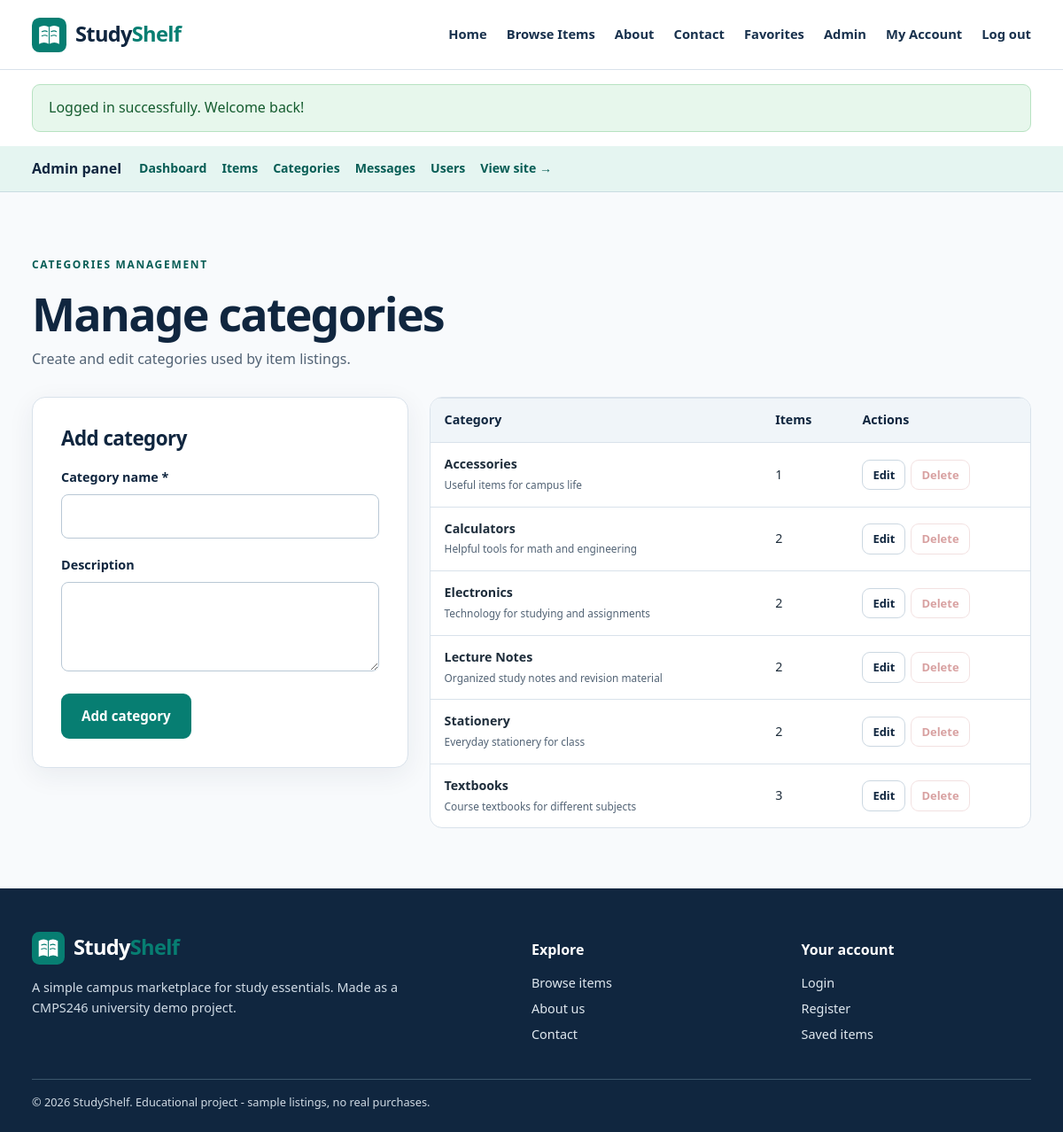
Screenshot of /admin/categories.php (signed in) with the database file from the repository.
### tables this page shows
CREATE TABLE categories (
    id INT AUTO_INCREMENT PRIMARY KEY,
    name VARCHAR(80) NOT NULL UNIQUE,
    description VARCHAR(255) NOT NULL DEFAULT '',
    created_at TIMESTAMP DEFAULT CURRENT_TIMESTAMP
);

### includes/functions.php (called while the page is built, shortened)
<?php
function e(?string $text): string
{
    return htmlspecialchars($text ?? '', ENT_QUOTES | ENT_SUBSTITUTE, 'UTF-8');
}
function url(string $path = ''): string
{
    return BASE_URL . ltrim($path, '/');
}
function get_categories(): array
{
    return db()->query('SELECT c.*, (SELECT COUNT(*) FROM items i WHERE i.category_id = c.id) AS item_count
                         FROM categories c ORDER BY c.name')->fetchAll();
}

### config/database.php (called while the page is built, shortened)
<?php
function db(): PDO
{
    try {
        $dsn = 'mysql:host=' . DB_HOST . ';port=' . DB_PORT . ';dbname=' . DB_NAME . ';charset=utf8mb4';
        $connection = new PDO($dsn, DB_USER, DB_PASS, [
            PDO::ATTR_ERRMODE => PDO::ERRMODE_EXCEPTION,
            PDO::ATTR_DEFAULT_FETCH_MODE => PDO::FETCH_ASSOC,
            PDO::ATTR_EMULATE_PREPARES => false
        ]);
        return $connection;
    } catch (PDOException $exception) {
        http_response_code(500);
        exit('Database connection failed. Please import database/studyshelf.sql and check config/database.php.');
    }
}

### admin/categories.php (the view, shortened to what this page needs)
<?php
$editing = null;
$categories = get_categories();
require __DIR__ . '/../includes/header.php';
require __DIR__ . '/../includes/admin_nav.php';
?>
<section class="section admin-section"><div class="container"><div class="section-top"><div><span class="eyebrow">CATEGORIES MANAGEMENT</span><h1>Manage categories</h1><p>Create and edit categories used by item listings.</p></div></div>
<div class="admin-two-column"><div class="form-card"><h2><?= $editing ? 'Edit category' : 'Add category' ?></h2>
<form method="post" action="<?= e(url('admin/categories.php')) ?>"><div class="form-group"><label for="name">Category name *</label><input id="name" name="name" required minlength="2" maxlength="80" value="<?= e($editing['name'] ?? '') ?>"></div><div class="form-group"><label for="description">Description</label><textarea id="description" name="description" maxlength="255" rows="3"></textarea></div><button class="btn btn-primary" type="submit"><?= $editing ? 'Save category' : 'Add category' ?></button></form></div>
<div class="admin-panel"><div class="table-scroll"><table><thead><tr><th scope="col">Category</th><th scope="col">Items</th><th scope="col">Actions</th></tr></thead><tbody><?php foreach ($categories as $category): ?><tr><td><strong><?= e($category['name']) ?></strong><br><small><?= e($category['description']) ?></small></td><td><?= (int)$category['item_count'] ?></td><td class="actions-cell"><a class="btn btn-small btn-outline" href="<?= e(url('admin/categories.php?edit=' . (int)$category['id'])) ?>">Edit</a><form method="post" action="<?= e(url('admin/categories.php')) ?>" data-confirm="Delete this empty category?"><?= csrf_field() ?><input type="hidden" name="action" value="delete"><input type="hidden" name="id" value="<?= (int)$category['id'] ?>"><button type="submit" class="btn btn-small btn-danger" <?= (int)$category['item_count'] > 0 ? 'disabled title="Remove its items first"' : '' ?>>Delete</button></form></td></tr><?php endforeach; ?></tbody></table></div></div></div>
</div></section>
<?php require __DIR__ . '/../includes/footer.php'; ?>

### assets/css/style.css (style rules this page uses)
:root { --navy: #18314d; --navy-dark: #10263f; --teal: #077e72; --teal-dark: #075d55; --mint: #e5f5f1; --cream: #fffaf0; --page: #ffffff; --pale: #f5f8fc; --text: #1e2d3b; --muted: #526375; --border: #d9e2eb; --danger: #ab3030; --radius: 14px; --shadow: 0 8px 30px rgba(23, 47, 72, .07); }
*, *::before, *::after { box-sizing: border-box; }
html { scroll-behavior: smooth; }
body { margin: 0; color: var(--text); background: var(--page); font: 16px/1.6 "Segoe UI", Tahoma, Arial, sans-serif; }
a { color: var(--teal-dark); text-decoration: none; }
button, input, select, textarea { font: inherit; }
button { cursor: pointer; }
button:disabled { cursor: not-allowed; opacity: .45; }
.container { width: 94%; max-width: 1140px; margin: 0 auto; }
h1, h2, h3, p { margin-top: 0; }
h1, h2, h3 { color: var(--navy-dark); line-height: 1.22; }
h1 { font-size: 3.25rem; letter-spacing: -.035em; }
h2 { font-size: 2.1rem; letter-spacing: -.025em; }
p { color: var(--muted); }
.eyebrow { color: var(--teal-dark); display: inline-block; font-size: .75rem; font-weight: 800; letter-spacing: .14em; margin-bottom: 14px; }
.section { padding: 68px 0; }
.section-top { display: flex; justify-content: space-between; gap: 20px; align-items: end; margin-bottom: 30px; }
.section-top h1, .section-top h2 { margin-bottom: 7px; }
.section-top p { margin-bottom: 0; }
.btn { display: inline-flex; align-items: center; justify-content: center; gap: 8px; border: 2px solid transparent; border-radius: 9px; padding: 11px 21px; min-height: 45px; font-size: .95rem; font-weight: 750; text-align: center; text-decoration: none; transition: background .15s, transform .15s; }
.btn-primary { background: var(--teal); color: white; border-color: var(--teal); }
.btn-outline { background: #fff; color: var(--navy-dark); border-color: #cbd7e1; }
.btn-danger { background: #fff; color: var(--danger); border: 1px solid #e4bdbd; }
.btn-small { font-size: .81rem; padding: 6px 11px; min-height: 33px; border-width: 1px; }
.form-card, .auth-card, .profile-summary { background: #fff; border: 1px solid var(--border); border-radius: 15px; padding: 32px; box-shadow: var(--shadow); }
.form-card h2 { font-size: 1.4rem; }
.form-group { margin-bottom: 18px; min-width: 0; }
.form-group label { display: block; font-weight: 750; color: var(--navy-dark); font-size: .9rem; margin-bottom: 8px; }
.form-group input, .form-group textarea, .form-group select { width: 100%; border: 1px solid #b9c8d5; background: white; border-radius: 8px; color: var(--text); padding: 11px 12px; outline-offset: 2px; }
.admin-section { background: #f8fafc; min-height: 50vh; }
.admin-panel { overflow: hidden; border-radius: 14px; border: 1px solid var(--border); background: white; }
.table-scroll { overflow-x: auto; }
table { width: 100%; border-collapse: collapse; min-width: 600px; font-size: .89rem; }
th, td { padding: 13px 16px; border-top: 1px solid var(--border); text-align: left; vertical-align: middle; }
th { background: #f0f5f9; font-weight: 800; color: var(--navy-dark); white-space: nowrap; }
td small { color: var(--muted); }
.actions-cell { white-space: nowrap; }
.actions-cell > form { display: inline-block; margin-left: 6px; }
.admin-two-column { display: grid; grid-template-columns: 1fr 1.6fr; gap: 24px; align-items: start; }

### rows the page displays
categories: name "Accessories", description "Useful items for campus life", item_count "1"
categories: name "Calculators", description "Helpful tools for math and engineering", item_count "2"
categories: name "Electronics", description "Technology for studying and assignments", item_count "2"
categories: name "Lecture Notes", description "Organized study notes and revision material", item_count "2"
categories: name "Stationery", description "Everyday stationery for class", item_count "2"
categories: name "Textbooks", description "Course textbooks for different subjects", item_count "3"

### other values shown
$flash_message['message'] "Logged in successfully. Welcome back!"
